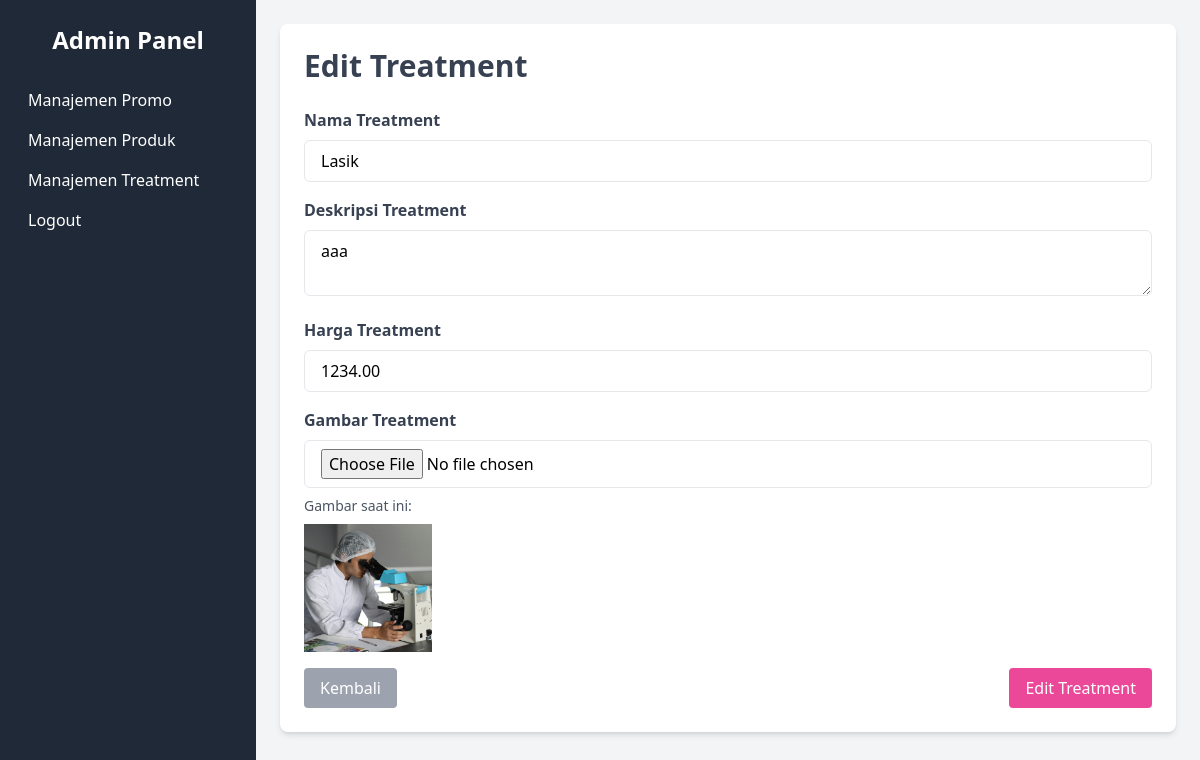
Before: /admin/treatments/edit_treatment.php?id=4 (signed in) with the older database file.
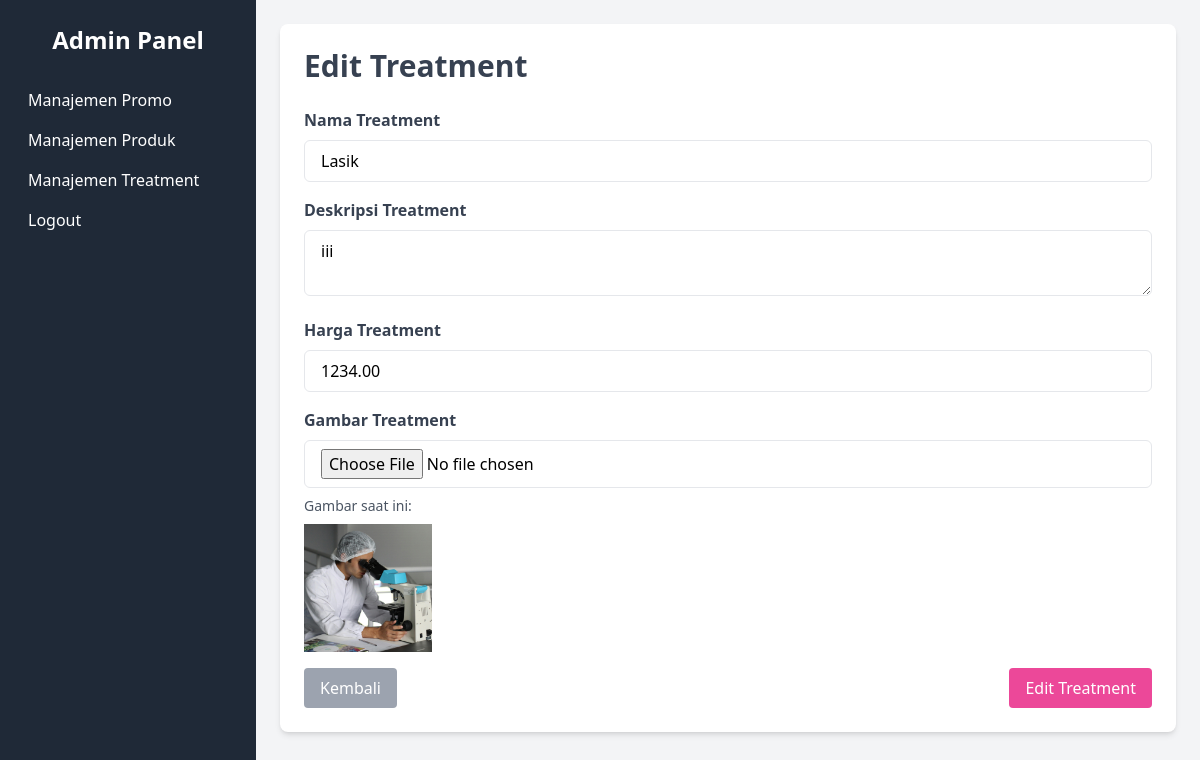
After: the same page with the newer database file.
### tables this page shows
CREATE TABLE `treatments` (
  `id` int NOT NULL,
  `name` varchar(255) NOT NULL,
  `description` text NOT NULL,
  `price` decimal(10,2) NOT NULL,
  `image` varchar(255) NOT NULL,
  `created_at` timestamp NULL DEFAULT CURRENT_TIMESTAMP,
  `updated_at` timestamp NULL DEFAULT CURRENT_TIMESTAMP ON UPDATE CURRENT_TIMESTAMP
);

### admin/treatments/edit_treatment.php (the view, shortened to what this page needs)
<?php
include '../../assets/db/database.php';
?>
<!DOCTYPE html>
<html lang="en">
<head>
    <script src="https://cdn.tailwindcss.com"></script>
</head>
<body class="bg-gray-100">
    <?php include "../sidebar.php"; ?>
    <div class="ml-64 p-6">
        <div class="bg-white shadow-md rounded-lg p-6">
            <h1 class="text-3xl font-bold text-gray-700 mb-6">Edit Treatment</h1>
            <?php
            $id = intval($_GET['id']);
            $result = $conn->query("SELECT * FROM treatments WHERE id = $id");
            $treatment = $result->fetch_assoc();
            ?>
            <form action="update_treatment.php" method="POST" enctype="multipart/form-data">
                <div class="mb-4">
                    <label class="block text-gray-700 font-semibold mb-2">Nama Treatment</label>
                    <input type="text" name="name" value="<?= htmlspecialchars($treatment['name']) ?>" class="w-full px-4 py-2 border rounded-md focus:outline-none focus:ring focus:ring-pink-300" required>
                </div>
                <div class="mb-4">
                    <label class="block text-gray-700 font-semibold mb-2">Deskripsi Treatment</label>
                    <textarea name="description" class="w-full px-4 py-2 border rounded-md focus:outline-none focus:ring focus:ring-pink-300" required><?= htmlspecialchars($treatment['description']) ?></textarea>
                </div>
                <div class="mb-4">
                    <label class="block text-gray-700 font-semibold mb-2">Harga Treatment</label>
                    <input type="number" name="price" value="<?= $treatment['price'] ?>" class="w-full px-4 py-2 border rounded-md focus:outline-none focus:ring focus:ring-pink-300" required>
                </div>
                <div class="mb-4">
                    <label class="block text-gray-700 font-semibold mb-2">Gambar Treatment</label>
                    <input type="file" name="image" class="w-full px-4 py-2 border rounded-md focus:outline-none focus:ring focus:ring-pink-300">
                    <p class="text-sm text-gray-600 mt-2">Gambar saat ini:</p>
                    <img src="../../uploads/<?= htmlspecialchars($treatment['image']) ?>" alt="Gambar Treatment" class="w-32 h-32 object-cover mt-2">
                </div>
                <div class="flex justify-between">
                    <a href="../dashboard.php" class="bg-gray-400 text-white py-2 px-4 rounded hover:bg-gray-500 transition">
                        Kembali
                    </a>
                    <button type="submit" class="bg-pink-500 text-white py-2 px-4 rounded hover:bg-blue-600 transition">
                        Edit Treatment
                    </button>
                </div>
            </form>
        </div>
    </div>
</body>
</html>

### admin/sidebar.php
<div class="h-screen w-64 bg-gray-800 text-white fixed flex flex-col">
    <div class="text-center py-6 text-2xl font-bold">Admin Panel</div>
    <nav class="flex-1 px-4">
        <ul>
            <li>
                <a href="#promo" class="block py-2 px-3 rounded hover:bg-pink-500">Manajemen Promo</a>
            </li>
            <li>
                <a href="#product" class="block py-2 px-3 rounded hover:bg-pink-500">Manajemen Produk</a>
            </li>
            <li>
                <a href="#treatment" class="block py-2 px-3 rounded hover:bg-pink-500">Manajemen Treatment</a>
            </li>
            <li>
                <a href="../logout.php" class="block py-2 px-3 rounded hover:bg-red-500">Logout</a>
            </li>
        </ul>
    </nav>
</div>

Changed rows visible on the page:
changed treatments "Lasik": description "aaa" → "iii"
